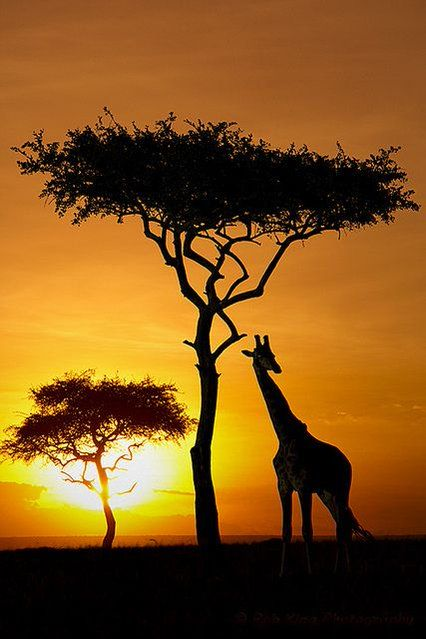
#> input picture Photos/maasai.jpg, 426 x 639 px
$ python splitmerge.py
#> lines starting #> are read from the running program, lines starting #| are printed output that depends on the picture
# How to split and merge color channels in OpenCV
# A color image is made up of three color channels: Red, Green, and Blue (RGB).
# Each channel is a grayscale image that represents the intensity of that color in the image.
# OpenCV allows us to split an image into its individual color channels using the split() function.
# The split() function takes an image as input and returns a list of the individual color channels

import cv2 as cv
import numpy as np

img = cv.imread("Photos/maasai.jpg")
#> img is the input picture: shape (639, 426, 3); mean B, G, R 27.5, 84.3, 130.9
cv.imshow("Original", img)

blank = np.zeros(img.shape[:2], dtype='uint8')

b, g, r = cv.split(img)  # Split the image into its individual color channels
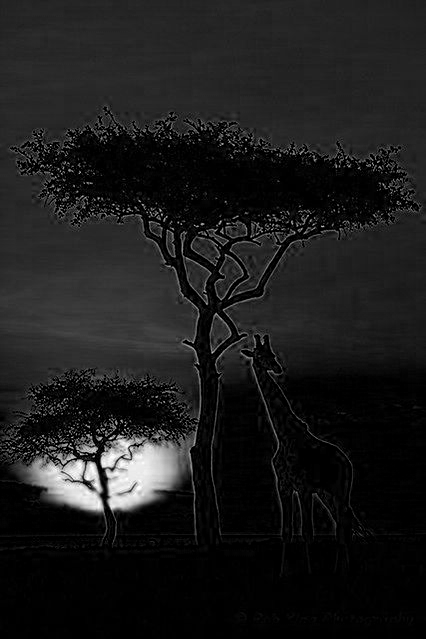
#> b: shape (639, 426); min 0, max 255, mean 27.5
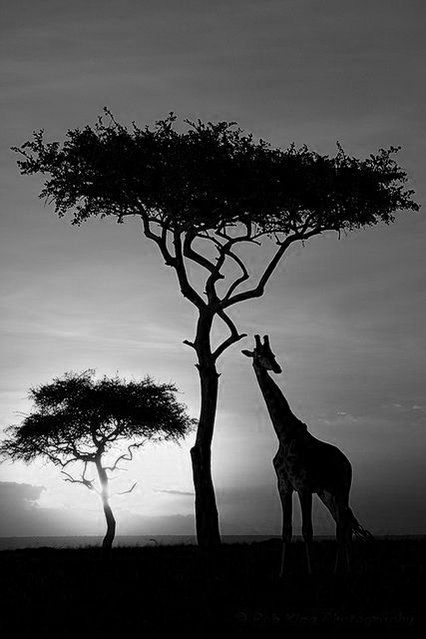
#> g: shape (639, 426); min 0, max 255, mean 84.3
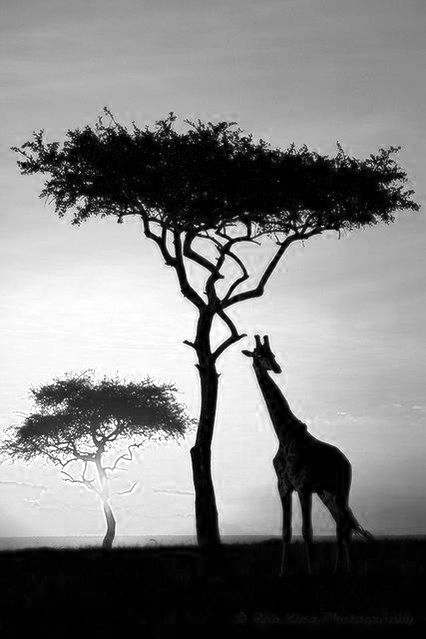
#> r: shape (639, 426); min 0, max 255, mean 130.9

# Create an image with only the blue channel
blue = cv.merge([b, blank, blank])
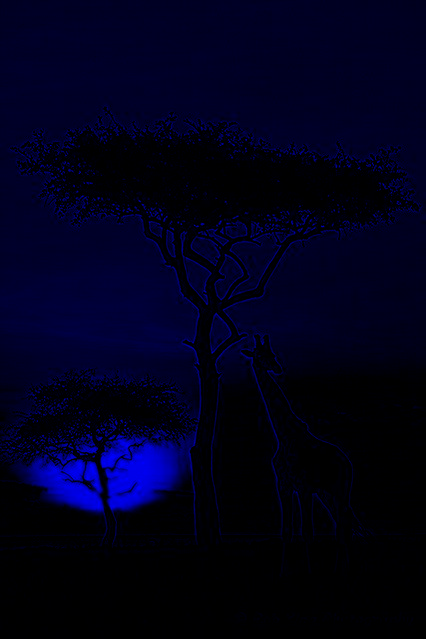
#> blue: shape (639, 426, 3); mean of channels 0, 1, 2 27.5, 0, 0; drawn as B, G, R
# Create an image with only the green channel
green = cv.merge([blank, g, blank])
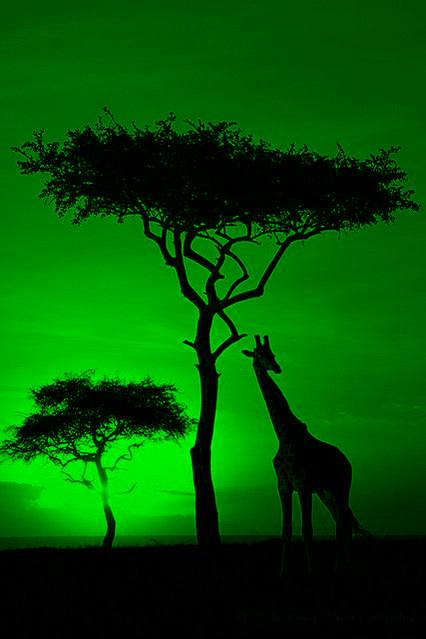
#> green: shape (639, 426, 3); mean of channels 0, 1, 2 0, 84.3, 0; drawn as B, G, R
red = cv.merge([blank, blank, r])  # Create an image with only the red channel
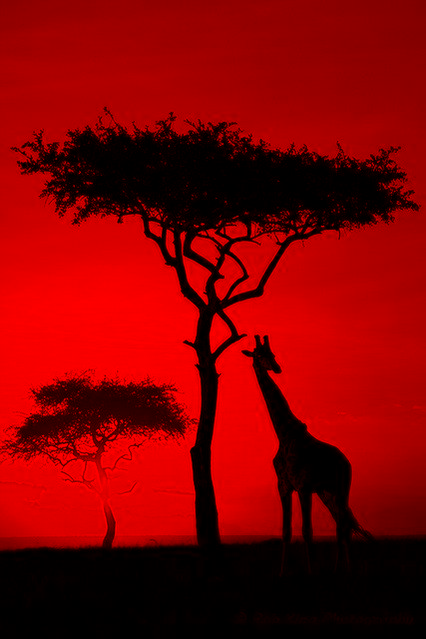
#> red: shape (639, 426, 3); mean of channels 0, 1, 2 0, 0, 130.9; drawn as B, G, R

cv.imshow("Blue", blue)
cv.imshow("Green", green)
cv.imshow("Red", red)

print(img.shape)  # (height, width, channels)
#| (639, 426, 3)
print(b.shape)    # (height, width) - single channel
#| (639, 426)
print(g.shape)    # (height, width) - single channel
#| (639, 426)
print(r.shape)    # (height, width) - single channel
#| (639, 426)

# Merge the individual color channels back into a single image
merged = cv.merge([b, g, r])
cv.imshow("Merged", merged)

cv.waitKey(0)
cv.destroyAllWindows()

$ run again, with Photos/RuthImage1.jpg copied over Photos/maasai.jpg
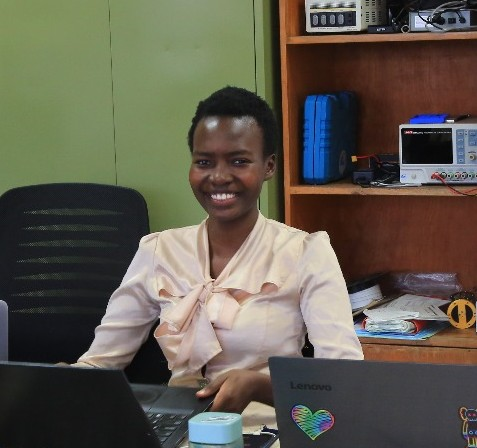
#> input picture Photos/RuthImage1.jpg, 477 x 448 px
#> img is the input picture: shape (448, 477, 3); mean B, G, R 78.6, 90.9, 95.7
#> `green = cv.merge([blank, g, blank])`:
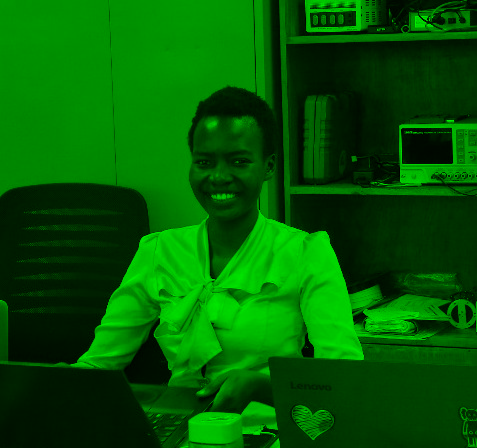
#> green: shape (448, 477, 3); mean of channels 0, 1, 2 0, 90.9, 0; drawn as B, G, R
#> `red = cv.merge([blank, blank, r])`:
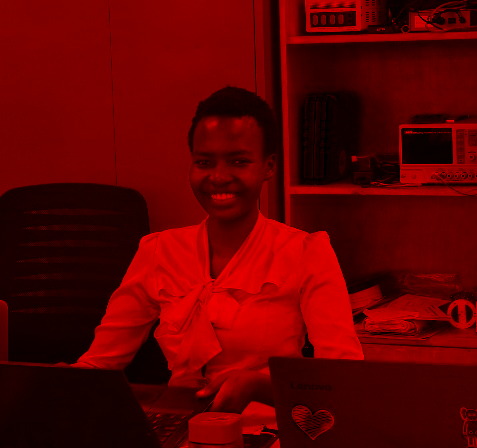
#> red: shape (448, 477, 3); mean of channels 0, 1, 2 0, 0, 95.7; drawn as B, G, R
#| (448, 477, 3)
#| (448, 477)
#| (448, 477)
#| (448, 477)
